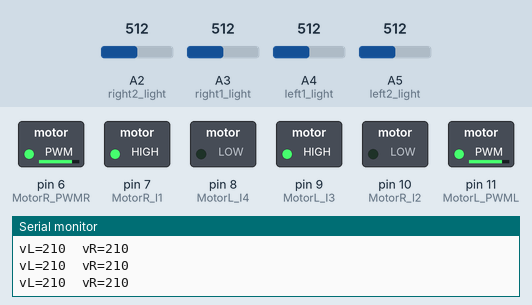
Recording of a sketch running on a simulated Arduino Uno, built with avr-gcc and run on an emulated ATmega328P. On the bench: switched loads named in the sketch (green lamp = pin HIGH), the last lines printed to the serial monitor. The test bench sets the inputs (shaded band); at power-on: A2 (right2_light) = 512, A5 (left2_light) = 512, A3 (right1_light) = 512, A4 (left1_light) = 512.

Above: at 1.2 s.
1.3 s: A2 (right2_light) set to 716
At 1.8 s:
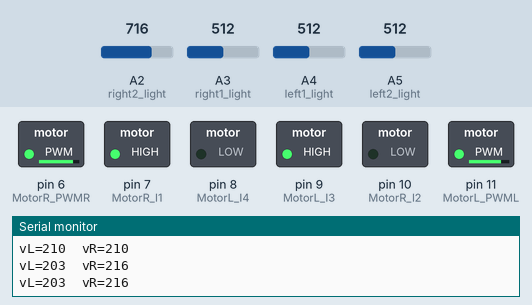
2.9 s: A5 (left2_light) set to 30
At 3.5 s:
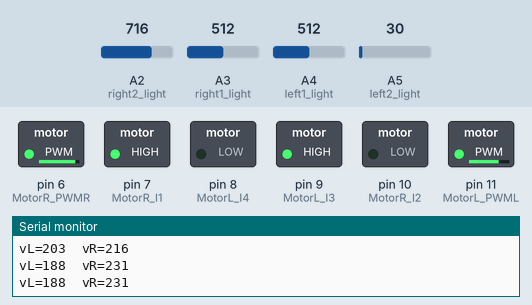
4.5 s: A3 (right1_light) set to 716
At 5.0 s:
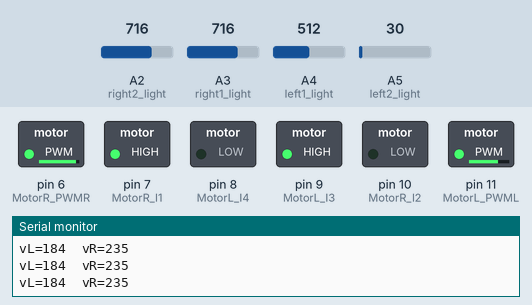
6.0 s: A4 (left1_light) set to 306
At 6.8 s:
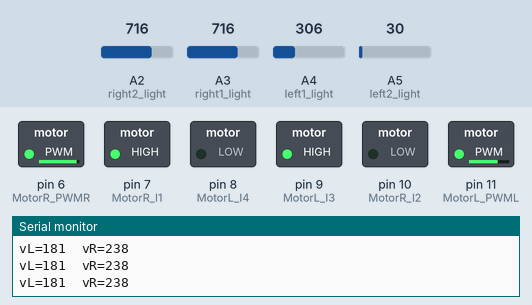
7.6 s: A2 (right2_light) set to 30
At 8.2 s:
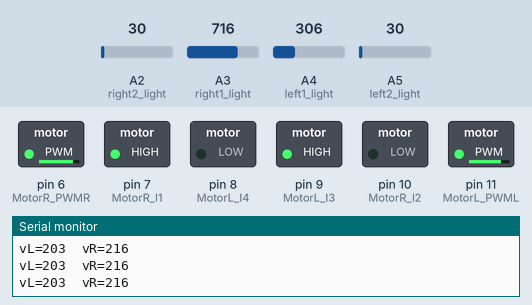
9.1 s: A5 (left2_light) set to 992
At 10.0 s:
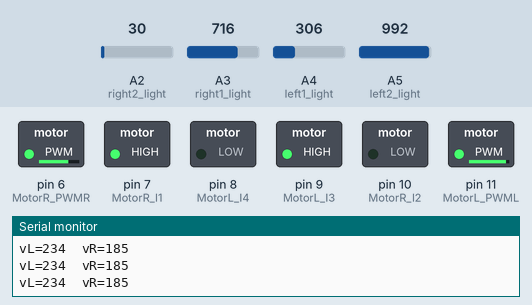
Timing chart, 0 to 11.7 s (numbered marks = the images above; inputs shaded):
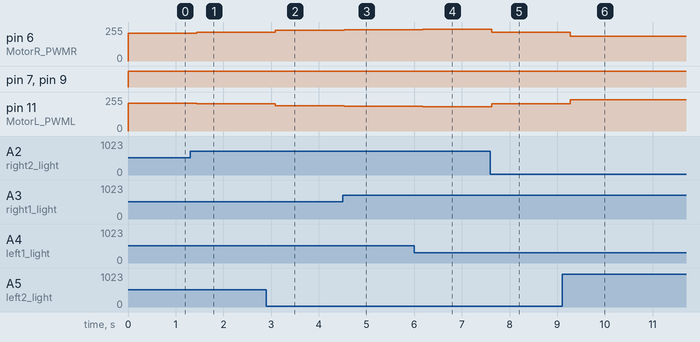

The sketch:

analog_tracing.ino
```cpp
#define left2_light A5
#define left1_light A4
#define right1_light A3
#define right2_light A2
#define MotorR_I1      7 //定義 A1 接腳（右）
#define MotorR_I2      10 //定義 A2 接腳（右）
#define MotorR_PWMR    6//定義 ENA (PWM調速) 接腳
#define MotorL_I3      9 //定義 B1 接腳（左）
#define MotorL_I4      8 //定義 B2 接腳（左）
#define MotorL_PWML    11//定義 ENB (PWM調速) 接腳

void setup() {
  // put your setup code here, to run once:
  pinMode(left2_light, INPUT);
  pinMode(left1_light, INPUT);
  pinMode(right1_light, INPUT);
  pinMode(right2_light, INPUT);

  pinMode(MotorR_I1,   OUTPUT);
  pinMode(MotorR_I2,   OUTPUT);
  pinMode(MotorL_I3,   OUTPUT);
  pinMode(MotorL_I4,   OUTPUT);
  pinMode(MotorL_PWML, OUTPUT);
  pinMode(MotorR_PWMR, OUTPUT);
  Serial.begin(9600);
}

float _l2, _l1, _r1, _r2;
float error = 0;
float _w2 = 0.0032;
float _w1 = 0.0016;
int amp = 50;
int numofLight = 0;
int vL = 0, vR = 0;

void loop() {
  // put your main code here, to run repeatedly:
  //有光是0，沒光是1
  _l2 = 255 - analogRead(left2_light);
  _l1 = 255 - analogRead(left1_light);
  _r1 = 255 - analogRead(right1_light);
  _r2 = 255 - analogRead(right2_light);
  //transfer to 1 when there is light and 0 if there is no light
  error = _w2*_l2 + _w1*_l1 - _w1*_r1 - _w2*_r2;
  error = error * 10;
  vL = 210 - error;   vR = 210 + error;
  if(vL > 255){
    vL = 255;
  }
  if(vR > 255){
    vR = 255;
  }


  MotorWriting(vL, vR);

  Serial.print("vL=");
  Serial.print(vL);
  Serial.print("\tvR=");
  Serial.println(vR);
  delay(200);
}

void MotorWriting(double vL, double vR) {
  // TODO: use TB6612 to control motor voltage & direction
  int out_vL, out_vR;
  if(vL<0){
    out_vL = -vL;
    digitalWrite(MotorL_I3, LOW);
    digitalWrite(MotorL_I4, HIGH);
  }else{
    out_vL = vL;
    digitalWrite(MotorL_I3, HIGH);
    digitalWrite(MotorL_I4, LOW);
  }

  if(vR<0){
    out_vR = -vR;
    digitalWrite(MotorR_I1, LOW);
    digitalWrite(MotorR_I2, HIGH);
  }else{
    out_vR = vR;
    digitalWrite(MotorR_I1, HIGH);
    digitalWrite(MotorR_I2, LOW);
  }
  analogWrite(MotorR_PWMR, out_vR);
  analogWrite(MotorL_PWML, out_vL);
  delay(5);
}// MotorWriting
```

Measured:
- after the input at 1.3 s, pin 6 (MotorR_PWMR): 210/255 → 216/255 after 0.14 s; pin 11 (MotorL_PWML): 210/255 → 203/255 after 0.14 s
- after the input at 2.9 s, pin 6 (MotorR_PWMR): 216/255 → 231/255 after 0.19 s; pin 11 (MotorL_PWML): 203/255 → 188/255 after 0.19 s
- after the input at 4.5 s, pin 6 (MotorR_PWMR): 231/255 → 235/255 at once; pin 11 (MotorL_PWML): 188/255 → 184/255 at once
- after the input at 6.0 s, pin 6 (MotorR_PWMR): 235/255 → 238/255 after 0.18 s; pin 11 (MotorL_PWML): 184/255 → 181/255 after 0.18 s
- after the input at 7.6 s, pin 6 (MotorR_PWMR): 238/255 → 216/255 at once; pin 11 (MotorL_PWML): 181/255 → 203/255 at once
- after the input at 9.1 s, pin 6 (MotorR_PWMR): 216/255 → 185/255 after 0.17 s; pin 11 (MotorL_PWML): 203/255 → 234/255 after 0.17 s
